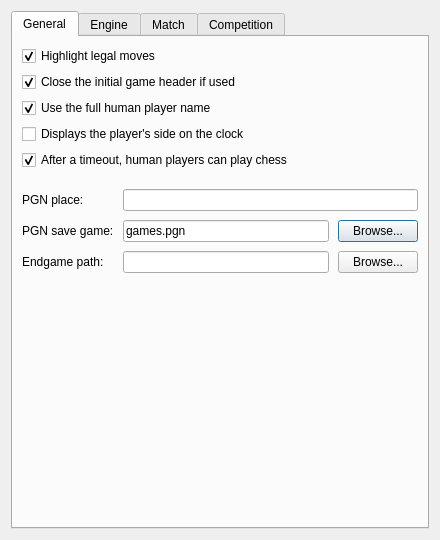
<?xml version="1.0" encoding="UTF-8"?>
<ui version="4.0">
 <class>SettingsDialog</class>
 <widget class="QDialog" name="SettingsDialog">
  <property name="geometry">
   <rect>
    <x>0</x>
    <y>0</y>
    <width>440</width>
    <height>540</height>
   </rect>
  </property>
  <property name="sizePolicy">
   <sizepolicy hsizetype="Preferred" vsizetype="Preferred">
    <horstretch>0</horstretch>
    <verstretch>90</verstretch>
   </sizepolicy>
  </property>
  <property name="windowTitle">
   <string>Parameter Settings</string>
  </property>
  <layout class="QVBoxLayout" name="verticalLayout_2">
   <item>
    <widget class="QTabWidget" name="tabWidget">
     <property name="currentIndex">
      <number>0</number>
     </property>
     <widget class="QWidget" name="m_generalTab">
      <attribute name="title">
       <string>General</string>
      </attribute>
      <layout class="QVBoxLayout" name="verticalLayout_6">
       <item>
        <layout class="QFormLayout" name="formLayout_6">
         <item row="6" column="0">
          <widget class="QCheckBox" name="m_humanCanPlayAfterTimeoutCheck">
           <property name="text">
            <string>After a timeout, human players can play chess</string>
           </property>
           <property name="checked">
            <bool>true</bool>
           </property>
          </widget>
         </item>
         <item row="4" column="0">
          <widget class="QCheckBox" name="m_playersSidesOnClocksCheck">
           <property name="text">
            <string>Displays the player's side on the clock</string>
           </property>
          </widget>
         </item>
         <item row="1" column="0">
          <widget class="QCheckBox" name="m_closeUnusedInitialTabCheck">
           <property name="text">
            <string>Close the initial game header if used</string>
           </property>
           <property name="checked">
            <bool>true</bool>
           </property>
          </widget>
         </item>
         <item row="0" column="0">
          <widget class="QCheckBox" name="m_highlightLegalMovesCheck">
           <property name="text">
            <string>Highlight legal moves</string>
           </property>
           <property name="checked">
            <bool>true</bool>
           </property>
          </widget>
         </item>
         <item row="3" column="0">
          <widget class="QCheckBox" name="m_useFullUserNameCheck">
           <property name="text">
            <string>Use the full human player name</string>
           </property>
           <property name="checked">
            <bool>true</bool>
           </property>
          </widget>
         </item>
        </layout>
       </item>
       <item>
        <layout class="QFormLayout" name="formLayout_3">
         <property name="fieldGrowthPolicy">
          <enum>QFormLayout::ExpandingFieldsGrow</enum>
         </property>
         <property name="horizontalSpacing">
          <number>9</number>
         </property>
         <property name="verticalSpacing">
          <number>9</number>
         </property>
         <property name="topMargin">
          <number>13</number>
         </property>
         <property name="bottomMargin">
          <number>0</number>
         </property>
         <item row="1" column="1">
          <widget class="QLineEdit" name="m_siteEdit"/>
         </item>
         <item row="1" column="0">
          <widget class="QLabel" name="m_siteLabel">
           <property name="text">
            <string>PGN place:</string>
           </property>
           <property name="buddy">
            <cstring>m_siteEdit</cstring>
           </property>
          </widget>
         </item>
         <item row="2" column="0">
          <widget class="QLabel" name="m_defaultPgnOutFileLabel">
           <property name="text">
            <string>PGN save game:</string>
           </property>
          </widget>
         </item>
         <item row="2" column="1">
          <layout class="QHBoxLayout" name="horizontalLayout_2">
           <item>
            <widget class="QLineEdit" name="m_defaultPgnOutFileEdit">
             <property name="text">
              <string>games.pgn</string>
             </property>
            </widget>
           </item>
           <item>
            <widget class="QPushButton" name="m_defaultPgnOutFileBtn">
             <property name="text">
              <string>Browse...</string>
             </property>
             <property name="shortcut">
              <string/>
             </property>
            </widget>
           </item>
          </layout>
         </item>
         <item row="3" column="0">
          <widget class="QLabel" name="m_tbPathLabel">
           <property name="text">
            <string>Endgame path:</string>
           </property>
           <property name="buddy">
            <cstring>m_tbPathEdit</cstring>
           </property>
          </widget>
         </item>
         <item row="3" column="1">
          <layout class="QHBoxLayout" name="horizontalLayout">
           <item>
            <widget class="QLineEdit" name="m_tbPathEdit"/>
           </item>
           <item>
            <widget class="QPushButton" name="m_browseTbPathBtn">
             <property name="text">
              <string>Browse...</string>
             </property>
            </widget>
           </item>
          </layout>
         </item>
        </layout>
       </item>
       <item>
        <spacer name="verticalSpacer_2">
         <property name="orientation">
          <enum>Qt::Vertical</enum>
         </property>
         <property name="sizeHint" stdset="0">
          <size>
           <width>20</width>
           <height>40</height>
          </size>
         </property>
        </spacer>
       </item>
      </layout>
     </widget>
     <widget class="QWidget" name="m_enginesTab">
      <attribute name="title">
       <string>Engine</string>
      </attribute>
      <layout class="QVBoxLayout" name="verticalLayout">
       <property name="leftMargin">
        <number>0</number>
       </property>
       <property name="topMargin">
        <number>0</number>
       </property>
       <property name="rightMargin">
        <number>0</number>
       </property>
       <property name="bottomMargin">
        <number>0</number>
       </property>
       <item>
        <widget class="EngineManagementWidget" name="m_engineManagementWidget" native="true"/>
       </item>
      </layout>
     </widget>
     <widget class="QWidget" name="m_gamesTab">
      <attribute name="title">
       <string>Match</string>
      </attribute>
      <layout class="QVBoxLayout" name="verticalLayout_3">
       <property name="spacing">
        <number>0</number>
       </property>
       <property name="leftMargin">
        <number>9</number>
       </property>
       <property name="topMargin">
        <number>9</number>
       </property>
       <property name="rightMargin">
        <number>9</number>
       </property>
       <property name="bottomMargin">
        <number>9</number>
       </property>
       <item>
        <widget class="GameSettingsWidget" name="m_gameSettings" native="true"/>
       </item>
      </layout>
     </widget>
     <widget class="QWidget" name="m_tournamentsTab">
      <attribute name="title">
       <string>Competition</string>
      </attribute>
      <layout class="QVBoxLayout" name="verticalLayout_4">
       <item>
        <widget class="TournamentSettingsWidget" name="m_tournamentSettings" native="true"/>
       </item>
       <item>
        <widget class="QGroupBox" name="groupBox">
         <property name="enabled">
          <bool>true</bool>
         </property>
         <property name="sizePolicy">
          <sizepolicy hsizetype="Preferred" vsizetype="Preferred">
           <horstretch>0</horstretch>
           <verstretch>0</verstretch>
          </sizepolicy>
         </property>
         <property name="title">
          <string>Competition</string>
         </property>
         <layout class="QVBoxLayout" name="verticalLayout_5">
          <item>
           <layout class="QFormLayout" name="formLayout_2">
            <property name="fieldGrowthPolicy">
             <enum>QFormLayout::ExpandingFieldsGrow</enum>
            </property>
            <item row="1" column="0">
             <widget class="QLabel" name="m_concurrencyLabel">
              <property name="text">
               <string>Current match:</string>
              </property>
              <property name="buddy">
               <cstring>m_concurrencySpin</cstring>
              </property>
             </widget>
            </item>
            <item row="1" column="1">
             <widget class="QSpinBox" name="m_concurrencySpin">
              <property name="sizePolicy">
               <sizepolicy hsizetype="Fixed" vsizetype="Fixed">
                <horstretch>0</horstretch>
                <verstretch>0</verstretch>
               </sizepolicy>
              </property>
              <property name="minimum">
               <number>1</number>
              </property>
              <property name="maximum">
               <number>128</number>
              </property>
             </widget>
            </item>
            <item row="2" column="0">
             <widget class="QLabel" name="m_tournamentDefaultPgnOutFileLabel">
              <property name="text">
               <string>PGN export:</string>
              </property>
             </widget>
            </item>
            <item row="2" column="1">
             <layout class="QHBoxLayout" name="horizontalLayout_5">
              <item>
               <widget class="QLineEdit" name="m_tournamentDefaultPgnOutFileEdit">
                <property name="text">
                 <string>competition.pgn</string>
                </property>
               </widget>
              </item>
              <item>
               <widget class="QPushButton" name="m_tournamentDefaultPgnOutFileBtn">
                <property name="text">
                 <string>Browse...</string>
                </property>
               </widget>
              </item>
             </layout>
            </item>
            <item row="3" column="0">
             <widget class="QLabel" name="m_tournamentDefaultEpdOutFileLabel">
              <property name="text">
               <string>EPD export:</string>
              </property>
             </widget>
            </item>
            <item row="3" column="1">
             <layout class="QHBoxLayout" name="horizontalLayout_3">
              <item>
               <widget class="QLineEdit" name="m_tournamentDefaultEpdOutFileEdit">
                <property name="text">
                 <string>competition.epd</string>
                </property>
               </widget>
              </item>
              <item>
               <widget class="QPushButton" name="m_tournamentDefaultEpdOutFileBtn">
                <property name="text">
                 <string>Browse...</string>
                </property>
               </widget>
              </item>
             </layout>
            </item>
           </layout>
          </item>
         </layout>
        </widget>
       </item>
       <item>
        <spacer name="verticalSpacer">
         <property name="orientation">
          <enum>Qt::Vertical</enum>
         </property>
         <property name="sizeHint" stdset="0">
          <size>
           <width>20</width>
           <height>40</height>
          </size>
         </property>
        </spacer>
       </item>
      </layout>
     </widget>
    </widget>
   </item>
  </layout>
 </widget>
 <customwidgets>
  <customwidget>
   <class>GameSettingsWidget</class>
   <extends>QWidget</extends>
   <header>src/gamesettingswidget.h</header>
   <container>1</container>
  </customwidget>
  <customwidget>
   <class>TournamentSettingsWidget</class>
   <extends>QWidget</extends>
   <header>src/tournamentsettingswidget.h</header>
   <container>1</container>
  </customwidget>
  <customwidget>
   <class>EngineManagementWidget</class>
   <extends>QWidget</extends>
   <header>src/enginemanagementwidget.h</header>
   <container>1</container>
  </customwidget>
 </customwidgets>
 <resources/>
 <connections/>
</ui>
